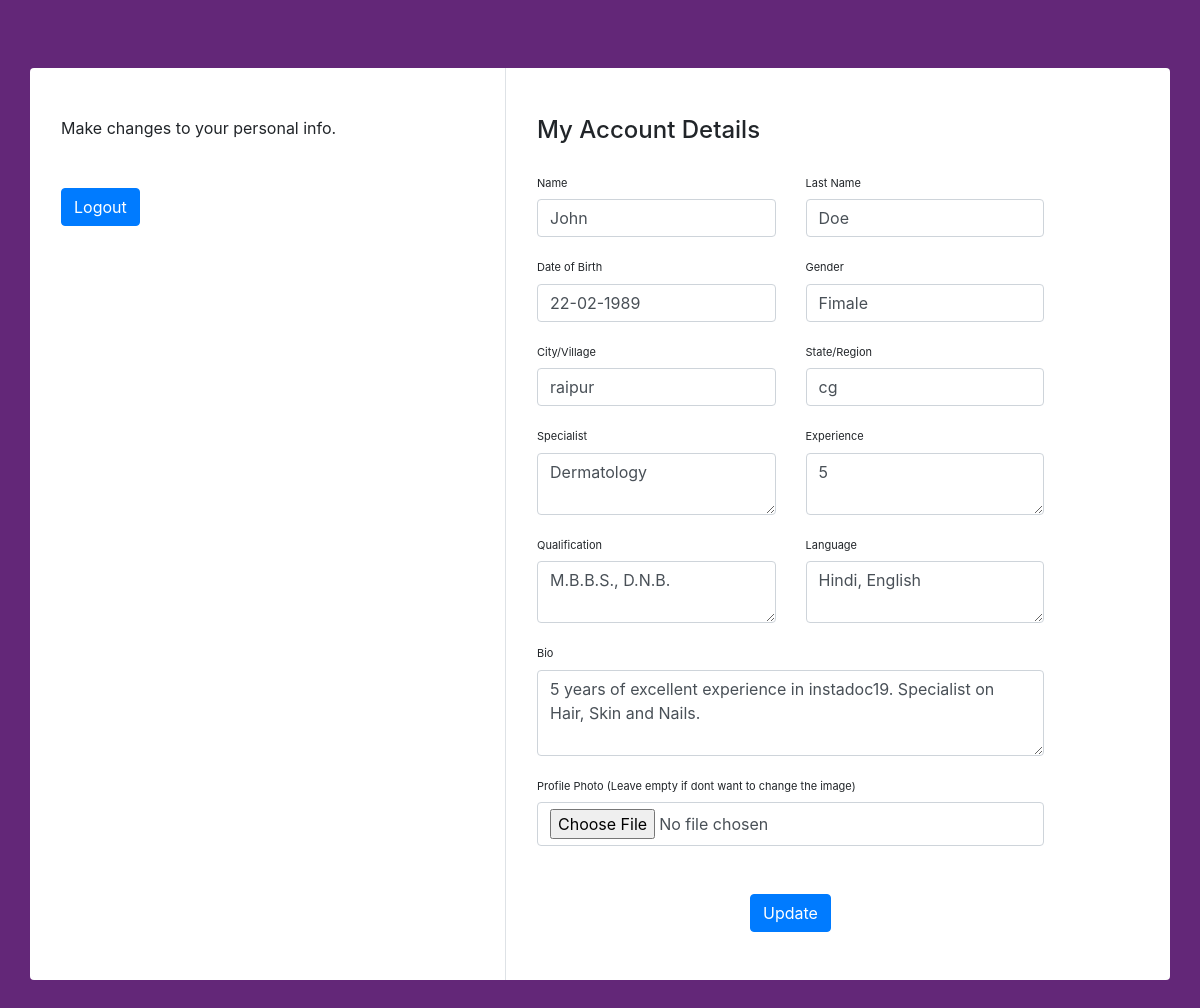
Screenshot of /doctor/user/profile.php (signed in) with the database file from the repository.
### tables this page shows
CREATE TABLE `doctor` (
  `doc_id` int(10) NOT NULL,
  `bio` varchar(1000) NOT NULL,
  `specialist` varchar(500) NOT NULL,
  `experience` varchar(500) NOT NULL,
  `qualification` varchar(500) NOT NULL,
  `language` varchar(500) NOT NULL,
  `docimage` varchar(100) NOT NULL,
  `user_id` int(10) NOT NULL
);

CREATE TABLE `user` (
  `uid` int(10) NOT NULL,
  `mobilenumber` varchar(15) NOT NULL,
  `email` varchar(100) NOT NULL,
  `password` varchar(500) NOT NULL,
  `identity` varchar(50) NOT NULL,
  `firstname` varchar(100) NOT NULL,
  `lastname` varchar(500) NOT NULL,
  `dob` varchar(50) NOT NULL,
  `gender` varchar(6) NOT NULL,
  `city` varchar(100) NOT NULL,
  `state` varchar(100) NOT NULL,
  `date` varchar(50) NOT NULL
);

### doctor/user/profile.php (the view, shortened to what this page needs)
<?php
	require_once "../databaseconnection/dbconnect.php";
	$email = $_SESSION["email"];
	$password = $_SESSION["password"];
	$identity = $_SESSION["identity"];
	$query = "select uid,mobilenumber,email,password,identity from user where email='$email' and password='$password' and identity='$identity'";
	$result = mysqli_query($conn, $query);
	$row = mysqli_fetch_assoc($result);
	$user_id = $row["uid"];
?>
<!DOCTYPE html>
<html lang="en">
<head>
	<link rel="stylesheet" href="assets/css/styles.css">
    <link rel="stylesheet" type="text/css" href="https://maxcdn.bootstrapcdn.com/bootstrap/4.0.0/css/bootstrap.min.css">
</head>
<body>
    <div class="container rounded bg-white mt-5 mb-5">
        <div class="row">
            <div class="col-md-5">
                <div class="p-3 py-5">
				<?php
					if(isset($_POST["update"])){
						$fn = $_POST['firstname'];
						$ln = $_POST['lastname'];
						$dob = $_POST['dob'];
						$gn = $_POST['gender'];
						$ct = $_POST['city'];
						$st = $_POST['state'];
						$specialist = $_POST['specialist'];
						$experience = $_POST['experience'];
						$qualification = $_POST['qualification'];
						$language = $_POST['language'];
						$bio = $_POST['bio'];
						if(empty($fn) || empty($ln) || empty($dob) || empty($gn) || empty($ct) || empty($st) || empty($specialist) || empty($experience) || empty($qualification) || empty($language) || empty($bio)){
							echo "All fields are required.";
						}
						else{
							if(empty($_FILES["docimage"]["tmp_name"])){
								$userupdate = "update user set firstname='$fn',lastname='$ln',dob='$dob',gender='$gn',city='$ct',state='$st' where uid=$user_id";
								$docupdate = "update doctor set bio='$bio',specialist='$specialist',experience='$experience',qualification='$qualification',language='$language' where user_id=$user_id";
								if(mysqli_query($conn, $userupdate) && mysqli_query($conn, $docupdate)){
									echo "Updated successfully Without Changing Profile Photo";
								}else{
									echo "Please try again... not updated";
								}
							}else{
								$fileSize = $_FILES['docimage']['size'];
								if($fileSize < 200000){
									$image_select = "select docimage from doctor where user_id=$user_id";
									$image_result = mysqli_query($conn, $image_select);
									if(mysqli_num_rows($image_result)>=1){
										$image_row = mysqli_fetch_assoc($image_result);
										$delete = "../../patient/".$image_row['docimage'];
										unlink($delete);
									}
									$docimage = $_POST['docimage'];
									$target_directory = "../../patient/images/";
									$target_file = $target_directory.basename($_FILES["docimage"]["name"]);
									$filetype = strtolower(pathinfo($target_file,PATHINFO_EXTENSION));
									$newfilename = uniqid('', true).".".$filetype;
									$path = "images/".$newfilename;
									if(move_uploaded_file($_FILES["docimage"]["tmp_name"],$target_directory.$newfilename)){
										$userupdate = "update user set firstname='$fn',lastname='$ln',dob='$dob',gender='$gn',city='$ct',state='$st' where uid=$user_id";
										$docupdate = "update doctor set bio='$bio',specialist='$specialist',experience='$experience',qualification='$qualification',language='$language',docimage='$path' where user_id=$user_id";
										if(mysqli_query($conn, $userupdate) && mysqli_query($conn, $docupdate)){
											echo "Updated successfully";
										}else{
											echo "Please try again... not updated";
										}
									}
								}
							}
						}
					}
					else{
						echo "Make changes to your personal info.";
					}
				?>
				<div class="mt-5"><a href="../signin/logout.php"><button class="btn btn-primary">Logout</button></a></div>
                </div>
            </div>
			<?php
				$user_select = "select uid,firstname,lastname,dob,gender,city,state,bio,specialist,experience,qualification,language,docimage from user inner join doctor on uid=user_id where uid = '$user_id' and identity='doc_on19'";
				$user_result = mysqli_query($conn, $user_select);
				$user_row = mysqli_fetch_assoc($user_result);
			?>
			<div class="col-md-6 border-left">
                <div class="p-3 py-5">
                    <div class="d-flex justify-content-between align-items-center mb-3">
                        <h4 class="text-right">My Account Details</h4>
                    </div>
					<form class="form" action="" method="post" enctype="multipart/form-data">
						<div class="row mt-2">
							<div class="col-md-6"><label class="labels">Name</label><input name="firstname" value="<?php echo $user_row['firstname'];?>" type="text" class="form-control" placeholder="first name" required></div>
							<div class="col-md-6"><label class="labels">Last Name</label><input name="lastname" value="<?php echo $user_row['lastname'];?>" type="text" class="form-control" placeholder="last name" required></div>
						</div>
						<div class="row mt-3">
							<div class="col-md-6"><label class="labels">Date of Birth</label><input name="dob" value="<?php echo $user_row['dob'];?>" type="text" class="form-control" placeholder="1234567890" required></div>
							<div class="col-md-6"><label class="labels">Gender</label><input name="gender" value="<?php echo $user_row['gender'];?>" type="text" class="form-control" placeholder="m/f" required></div>
						</div>
						<div class="row mt-3">
							<div class="col-md-6"><label class="labels">City/Village</label><input name="city" value="<?php echo $user_row['city'];?>" type="text" class="form-control" placeholder="city" required></div>
							<div class="col-md-6"><label class="labels">State/Region</label><input name="state" value="<?php echo $user_row['state'];?>" type="text" class="form-control" placeholder="state" required></div>
						</div>
						<div class="row mt-3">
							<div class="col-md-6"><label class="labels">Specialist</label><textarea name="specialist" rows="2" class="form-control" placeholder="Specialist" required><?php echo $user_row['specialist'];?></textarea></div>
							<div class="col-md-6"><label class="labels">Experience</label><textarea name="experience" rows="2" class="form-control" placeholder="Experience" required><?php echo $user_row['experience'];?></textarea></div>
						</div>
						<div class="row mt-3">
							<div class="col-md-6"><label class="labels">Qualification</label><textarea name="qualification" rows="2" class="form-control" placeholder="Qualification" required><?php echo $user_row['qualification'];?></textarea></div>
							<div class="col-md-6"><label class="labels">Language</label><textarea name="language" rows="2" class="form-control" placeholder="Language" required><?php echo $user_row['language'];?></textarea></div>
						</div>
						<div class="row mt-3">
							<div class="col-md-12"><label class="labels">Bio</label><textarea name="bio" rows="3" class="form-control" placeholder="Bio" required><?php echo $user_row['bio'];?></textarea></div>
						</div>
						<div class="row mt-3">
							<div class="col-md-12"><label class="labels">Profile Photo (Leave empty if dont want to change the image)</label><input name="docimage" type="file" class="form-control"></div>
						</div>
						<div class="mt-5 text-center"><button type="submit" id="submit" name="update" class="btn btn-primary">Update</button></div>
					</form>
				</div>
            </div>
        </div>
    </div>
</body>
</html>

### doctor/assets/css/styles.css (style rules this page uses)
:root { --header-height: 3rem; --hue: 174; --sat: 63%; --first-color: hsl(var(--hue), var(--sat), 40%); --first-color-alt: hsl(var(--hue), var(--sat), 36%); --title-color: hsl(var(--hue), 12%, 15%); --text-color: hsl(var(--hue), 8%, 35%); --body-color: hsl(var(--hue), 100%, 99%); --container-color: #FFF; --body-font: 'Open Sans', sans-serif; --h1-font-size: 1.5rem; --normal-font-size: .938rem; --tiny-font-size: .625rem; --z-tooltip: 10; --z-fixed: 100; }
@media screen and (min-width: 968px) { :root { --h1-font-size: 2.25rem; --normal-font-size: 1rem; } }
* { box-sizing: border-box; padding: 0; margin: 0; }
html { scroll-behavior: smooth; }
body { margin: 20px; padding: 20px; font-family: var(--body-font); font-size: var(--normal-font-size); background: #f9f9f9; color: var(--text-color); }
a { text-decoration: none; }
.container { max-width: 968px; margin-left: 1rem; margin-right: 1rem; }
@media screen and (min-width: 768px) { body { margin: 0; } }
@media screen and (min-width: 1024px) { .container { margin-left: auto; margin-right: auto; } }

### doctor/user/profile.php (style rules this page uses)
body { background: rgb(99, 39, 120) }
.labels { font-size: 11px }

### rows the page displays
doctor: firstname "John", lastname "Doe", dob "22-02-1989", gender "Fimale", city "raipur", state "cg", specialist "Dermatology", experience "5", qualification "M.B.B.S., D.N.B.", language "Hindi, English", bio "5 years of excellent experience in instadoc19. Specialist on Hair, Skin and Nails."
